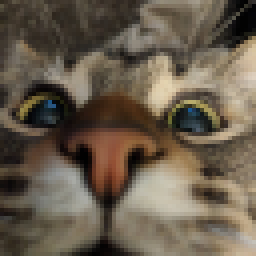
#> input picture img.png, 64 x 64 px (shown 4 times larger)
$ python Convertot.py
#> lines starting #> are read from the running program, lines starting #| are printed output that depends on the picture
import threading
import numpy as np
from PIL import Image
from pathlib import Path
from typing import Union


class Convert(threading.Thread):
    def __init__(self, image_path: Union[str, Path], game_path: Union[str, Path], color_mode: int = 3,
                 quantize: int = 64, proportions_image: bool = True, resolution: complex = complex(300, 300),
                 offset: complex = complex(0, 0)):
        super().__init__()

        self.image_path: str = image_path
        self.game_path: str = game_path
        self.color_mode: int = color_mode
        self.proportions_image: bool = proportions_image
        self.resolution: complex = resolution
        self.offset: complex = offset
        self.quantize: int = quantize

        self.resolution_image: list = []
        self.image: Image.Image = Image.Image()

        self.open_image()
        self.size_image(self.resolution)
        self.show_image("quantized_image.png")

    def open_image(self):
        image: Image.open = Image.open(self.image_path)
#> image is the input picture: PIL image 64x64 RGBA; mean R, G, B, A 104.4, 92.5, 76.7, 255
        self.resolution_image = image.size
#> self.resolution_image = (64, 64)
        self.image = image.convert("RGB")
        image = image.quantize(colors=self.quantize)  # уменьшаем количество цветов
#> image: PIL image 64x64 P
        self.image = image

    def size_image(self, resolution: complex) -> Image.Image:
        if self.proportions_image:
            aspect_ratio: float = self.resolution_image[1] / self.resolution_image[0]
#> aspect_ratio = 1
            width: int = int(resolution.real)
            new_width: int = width
            new_height: int = int(new_width * aspect_ratio)
#> new_height = 300

            return self.image.resize((new_width, new_height))
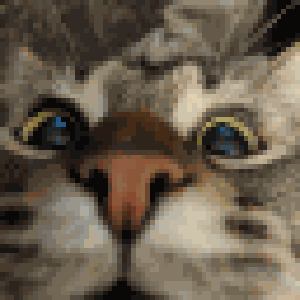
#> returned value: PIL image 300x300 P; mean R, G, B 103.9, 92, 76.3
        else:
            width: int = int(resolution.real)
            height: int = int(resolution.imag)
            return self.image.resize((width, height))

    def arr_colors(self) -> np.ndarray:
        colors: np.ndarray = np.array(self.image)
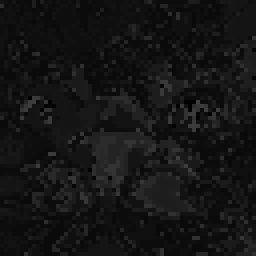
#> colors: shape (64, 64) (shown 4 times larger); min 0, max 63, mean 20.6
        colors = colors.flatten()
#> colors = 4096 values, max 63 at index 1649, min 0 at index 1543, mean 20.59
        colors = np.concatenate([colors[::3], colors[1::3], colors[2::3]])
#> colors = 4096 values, max 63 at index 593, min 0 at index 635, mean 20.59

        return colors

    def convert(self, color_mode: int):
        rgb_colors: list = self.arr_colors()
#> rgb_colors has the same summary as colors in arr_colors
        rgb2digi: list = []
        match color_mode:
            case 0:
                print(rgb_colors[0])
                print(rgb_colors[1])
                print(rgb_colors[2])
            case 2:
                pass
            case 3:
                pass
            case 4:
                pass

    def show_image(self, name_save: Union[str, Path] = ""):
        if name_save:
            self.image.save(name_save)

        self.image.show()


if __name__ == "__main__":
    conv = Convert("img.png", "")
    conv.convert(0)
